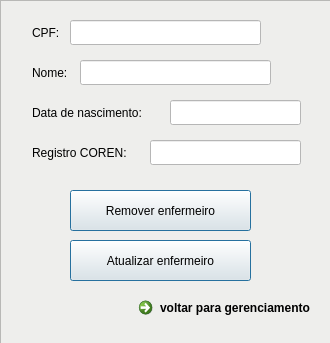
<?xml version="1.0" encoding="UTF-8"?>
<ui version="4.0">
 <class>NurseDetailsWindow</class>
 <widget class="QMainWindow" name="NurseDetailsWindow">
  <property name="geometry">
   <rect>
    <x>0</x>
    <y>0</y>
    <width>330</width>
    <height>343</height>
   </rect>
  </property>
  <property name="windowTitle">
   <string>Detalhes do Enfermeiro</string>
  </property>
  <widget class="QWidget" name="centralwidget">
   <widget class="QFrame" name="frame">
    <property name="geometry">
     <rect>
      <x>0</x>
      <y>0</y>
      <width>331</width>
      <height>351</height>
     </rect>
    </property>
    <property name="styleSheet">
     <string notr="true">background-color: rgb(238, 238, 236);</string>
    </property>
    <property name="frameShape">
     <enum>QFrame::StyledPanel</enum>
    </property>
    <property name="frameShadow">
     <enum>QFrame::Raised</enum>
    </property>
    <widget class="QLineEdit" name="cpfTag">
     <property name="geometry">
      <rect>
       <x>30</x>
       <y>20</y>
       <width>41</width>
       <height>25</height>
      </rect>
     </property>
     <property name="text">
      <string>CPF:</string>
     </property>
     <property name="frame">
      <bool>false</bool>
     </property>
     <property name="readOnly">
      <bool>true</bool>
     </property>
    </widget>
    <widget class="QLineEdit" name="nameTag">
     <property name="geometry">
      <rect>
       <x>30</x>
       <y>60</y>
       <width>51</width>
       <height>25</height>
      </rect>
     </property>
     <property name="text">
      <string>Nome:</string>
     </property>
     <property name="frame">
      <bool>false</bool>
     </property>
     <property name="readOnly">
      <bool>true</bool>
     </property>
    </widget>
    <widget class="QLineEdit" name="cpfLineEdit">
     <property name="geometry">
      <rect>
       <x>70</x>
       <y>20</y>
       <width>191</width>
       <height>25</height>
      </rect>
     </property>
     <property name="styleSheet">
      <string notr="true">background-color: rgb(255, 255, 255);</string>
     </property>
     <property name="readOnly">
      <bool>true</bool>
     </property>
    </widget>
    <widget class="QLineEdit" name="nameLineEdit">
     <property name="geometry">
      <rect>
       <x>80</x>
       <y>60</y>
       <width>191</width>
       <height>25</height>
      </rect>
     </property>
     <property name="styleSheet">
      <string notr="true">background-color: rgb(255, 255, 255);</string>
     </property>
     <property name="readOnly">
      <bool>true</bool>
     </property>
    </widget>
    <widget class="QLineEdit" name="bornTag">
     <property name="geometry">
      <rect>
       <x>30</x>
       <y>100</y>
       <width>141</width>
       <height>25</height>
      </rect>
     </property>
     <property name="text">
      <string>Data de nascimento:</string>
     </property>
     <property name="frame">
      <bool>false</bool>
     </property>
     <property name="readOnly">
      <bool>true</bool>
     </property>
    </widget>
    <widget class="QLineEdit" name="susNumberTag">
     <property name="geometry">
      <rect>
       <x>30</x>
       <y>140</y>
       <width>121</width>
       <height>25</height>
      </rect>
     </property>
     <property name="text">
      <string>Registro COREN:</string>
     </property>
     <property name="frame">
      <bool>false</bool>
     </property>
     <property name="readOnly">
      <bool>true</bool>
     </property>
    </widget>
    <widget class="QLineEdit" name="numberCorenlineEdit">
     <property name="geometry">
      <rect>
       <x>150</x>
       <y>140</y>
       <width>151</width>
       <height>25</height>
      </rect>
     </property>
     <property name="styleSheet">
      <string notr="true">background-color: rgb(255, 255, 255);</string>
     </property>
     <property name="readOnly">
      <bool>true</bool>
     </property>
    </widget>
    <widget class="QPushButton" name="removeNurseButton">
     <property name="geometry">
      <rect>
       <x>70</x>
       <y>190</y>
       <width>181</width>
       <height>41</height>
      </rect>
     </property>
     <property name="text">
      <string>Remover enfermeiro</string>
     </property>
     <property name="default">
      <bool>true</bool>
     </property>
    </widget>
    <widget class="QPushButton" name="updateNurseButton">
     <property name="geometry">
      <rect>
       <x>70</x>
       <y>240</y>
       <width>181</width>
       <height>41</height>
      </rect>
     </property>
     <property name="text">
      <string>Atualizar enfermeiro</string>
     </property>
     <property name="default">
      <bool>true</bool>
     </property>
    </widget>
    <widget class="QLineEdit" name="birthDateLineEdit">
     <property name="geometry">
      <rect>
       <x>170</x>
       <y>100</y>
       <width>131</width>
       <height>25</height>
      </rect>
     </property>
     <property name="styleSheet">
      <string notr="true">background-color: rgb(255, 255, 255);</string>
     </property>
     <property name="readOnly">
      <bool>true</bool>
     </property>
    </widget>
    <widget class="QCommandLinkButton" name="backButton">
     <property name="geometry">
      <rect>
       <x>131</x>
       <y>290</y>
       <width>191</width>
       <height>41</height>
      </rect>
     </property>
     <property name="text">
      <string>voltar para gerenciamento</string>
     </property>
    </widget>
   </widget>
  </widget>
 </widget>
 <resources/>
 <connections/>
</ui>
